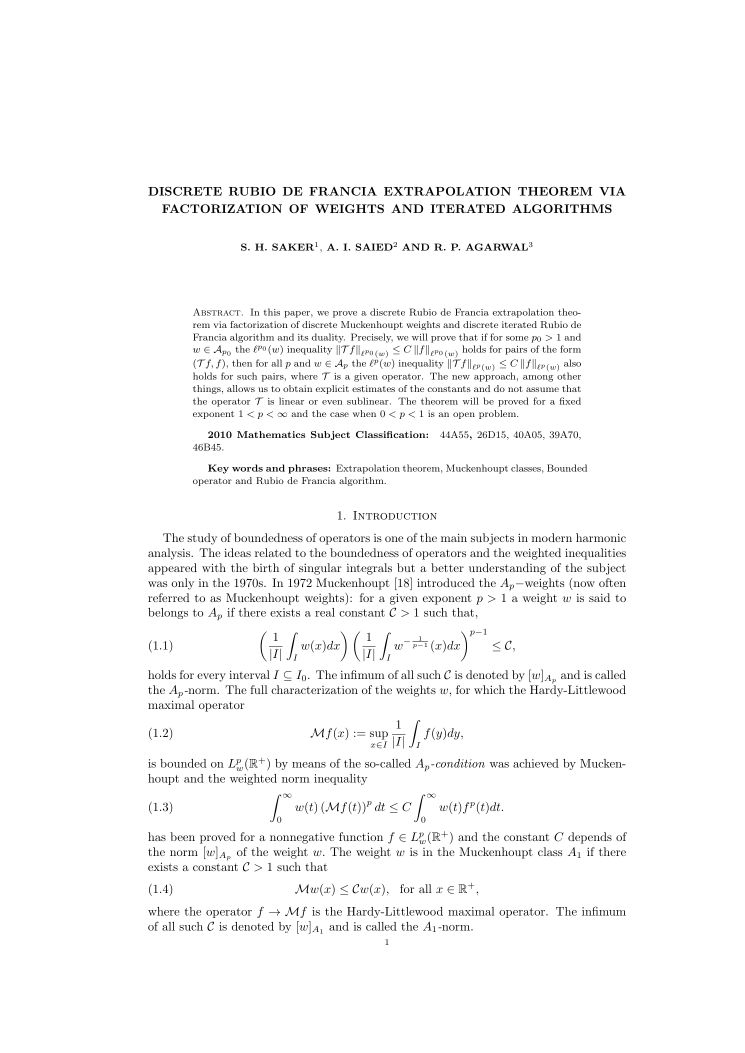
#> input picture packets/fa_banach_001_counterexamples_2304.14250_2304.14250_maximal_operator_below_one_counterexample/files/figures/open_problem_page.png, 1489 x 2105 px, found by its file name (shown at 1/2 size)
$ python crop_open_problem.py
#> lines starting #> are read from the running program, lines starting #| are printed output that depends on the picture
from pathlib import Path

from PIL import Image


root = Path(__file__).resolve().parents[1]
page = Image.open(root / "figures" / "open_problem_page.png").convert("RGB")
#> page is the input picture: PIL image 1489x2105 RGB; min 0, max 255, mean 248.4
# Concluding paragraph on PDF page 29, including both numbered questions.
page.crop((175, 760, 1390, 1160)).save(
    root / "figures" / "open_problem_crop.png", optimize=True
)
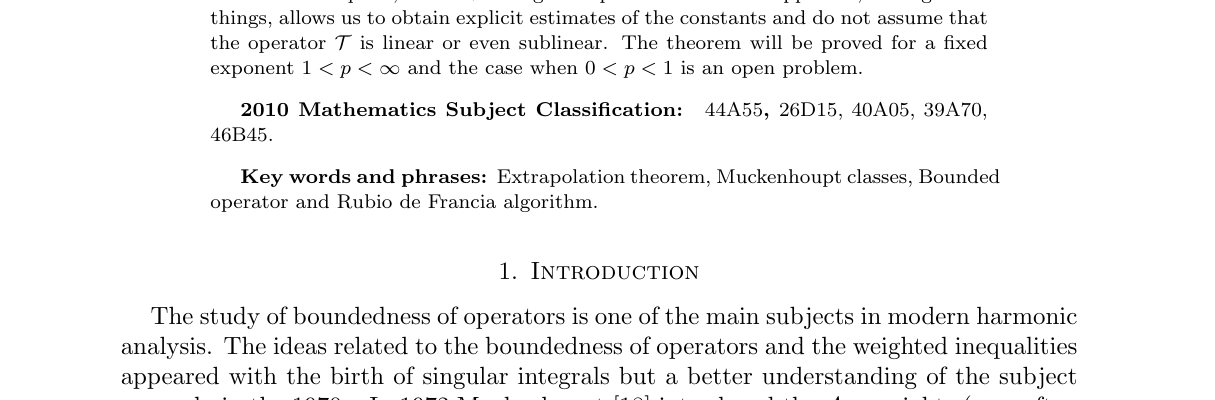
#> saved as open_problem_crop.png: PIL image 1215x400 RGB; min 0, max 255, mean 243.8
